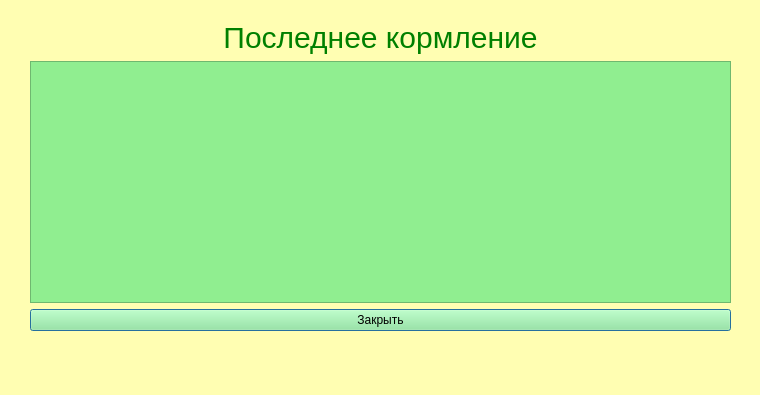
<?xml version="1.0" encoding="UTF-8"?>
<ui version="4.0">
 <class>LastFeeding</class>
 <widget class="QDialog" name="LastFeeding">
  <property name="geometry">
   <rect>
    <x>0</x>
    <y>0</y>
    <width>760</width>
    <height>395</height>
   </rect>
  </property>
  <property name="windowTitle">
   <string>Dialog</string>
  </property>
  <property name="styleSheet">
   <string notr="true">background-color:rgb(255, 254, 178);
</string>
  </property>
  <widget class="QWidget" name="layoutWidget">
   <property name="geometry">
    <rect>
     <x>30</x>
     <y>20</y>
     <width>701</width>
     <height>311</height>
    </rect>
   </property>
   <layout class="QVBoxLayout" name="verticalLayout">
    <item>
     <widget class="QLabel" name="label">
      <property name="styleSheet">
       <string notr="true">font-size:30px;
color:green</string>
      </property>
      <property name="text">
       <string>&lt;html&gt;&lt;head/&gt;&lt;body&gt;&lt;p align=&quot;center&quot;&gt;Последнее кормление&lt;/p&gt;&lt;/body&gt;&lt;/html&gt;</string>
      </property>
     </widget>
    </item>
    <item>
     <widget class="QTableWidget" name="twOrg">
      <property name="styleSheet">
       <string notr="true">color: black;
background-color: lightgreen</string>
      </property>
     </widget>
    </item>
    <item>
     <widget class="QPushButton" name="logout">
      <property name="styleSheet">
       <string notr="true">color: black;
background-color: lightgreen</string>
      </property>
      <property name="text">
       <string>Закрыть</string>
      </property>
     </widget>
    </item>
   </layout>
  </widget>
 </widget>
 <resources/>
 <connections/>
</ui>
